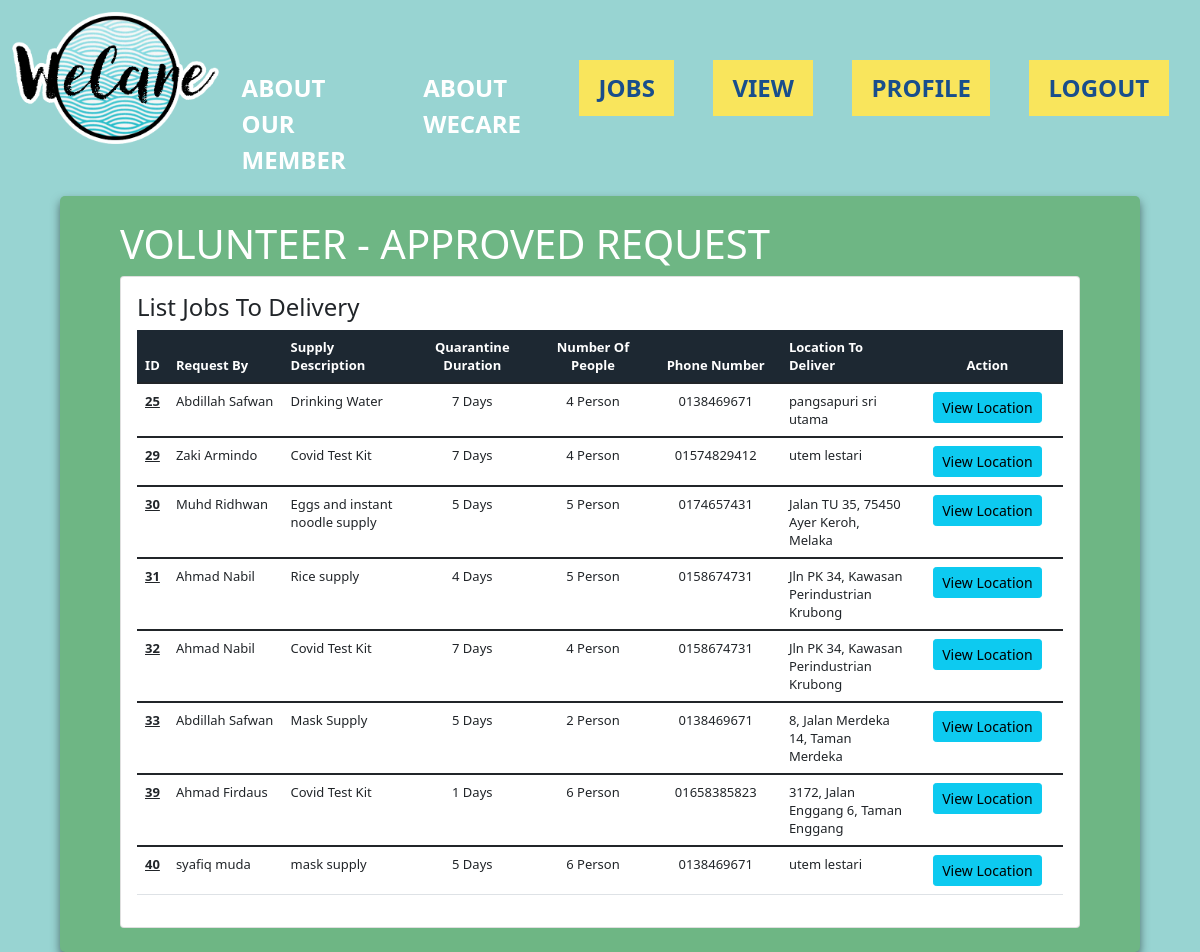
/volunteer/jobs.php (signed in), run on the app's committed database.
### tables this page shows
CREATE TABLE IF NOT EXISTS `request_supply` (
  `id` int(11) NOT NULL AUTO_INCREMENT,
  `requestName` varchar(50) DEFAULT NULL,
  `supplyDesc` varchar(50) DEFAULT NULL,
  `numPeople` varchar(50) DEFAULT NULL,
  `quarantineDuration` varchar(50) DEFAULT NULL,
  `requestBy` varchar(50) DEFAULT NULL,
  `location` varchar(50) DEFAULT NULL,
  `status` varchar(50) DEFAULT 'Pending',
  `requestPhone` varchar(50) DEFAULT NULL,
  `jobStatus` varchar(50) DEFAULT 'Pending',
  `acceptBy` varchar(50) DEFAULT 'none',
  PRIMARY KEY (`id`)
);

### volunteer/jobs.php (the view, shortened to what this page needs)
<?php
include "../sql/config.php";
?>
<!DOCTYPE html5>
<html>
    <head>
        <link rel="stylesheet" href="../css/list.css">
        <link rel="stylesheet" href="https://cdn.jsdelivr.net/npm/bootstrap@5.1.3/dist/css/bootstrap.min.css">
    </head>
    <body style="background-color: #98D4D2 ;">
        <nav>
            <a href="Volunteer-dashboard.php">
                <img src="../images/logo.png" id="logo" >
            </a>
            <div class="navButtonGroup">
                <?php
                    $sessionUserId   = $_SESSION['volunteerId'];
                ?>
                <a href="aboutUs.php" class="static">ABOUT OUR MEMBER</a>
                <a href="aboutWecare.php" class="static">ABOUT WECARE</a>
                <?php echo "<a href='jobs.php?id=".$sessionUserId."' class='highlighted'>JOBS</a>"?>
                <?php echo "<a href='viewAcceptJobs.php?id=".$sessionUserId."' class='highlighted'>VIEW</a>"?>
                <?php echo "<a href='profileVolunteer.php?id=".$sessionUserId."' class='highlighted'>PROFILE</a>"?>
                <a href="../sql/logout.php" class="highlighted">LOGOUT</a>
            </div>
        </nav>
<div class="greenFormWrap">
            <h1 style="color:white;">VOLUNTEER - APPROVED REQUEST</h1>
                    <div class="card">
                        <div class="card-body">
                            <h4 class="header-title">List Jobs To Delivery</h4>
                            <div class="tab-content">
                                <div class="tab-pane show active" id="scroll-vertical-preview alt-pagination-preview">
                                    <table id="scroll-vertical-datatable" class="table dt-responsive nowrap w-100">
                                        <thead style="background-color:#1d2832; color:white;">
                                            <tr>
                                            <th style="width: 20px; font-size:13px; text-align:center;">ID</th>
                                            <th style="width: 150px; font-size:13px; ">Request By</th>
                                            <th style="width: 170px; font-size:13px; ">Supply Description</th>
                                            <th style="width: 170px; font-size:13px; text-align:center;">Quarantine Duration</th>
                                            <th style="width: 170px; font-size:13px; text-align:center;">Number Of People</th>
                                            <th style="width: 170px; font-size:13px; text-align:center;">Phone Number</th>
                                            <th style="width: 140px; font-size:13px; ">Location To Deliver</th>
                                            <th style="width: 225px; font-size:13px; text-align:center;">Action</th>
                                            </tr>
                                        </thead>
                                        <?php
                                            $sql = "SELECT * FROM request_supply WHERE `status`='Approved' && jobStatus = 'Pending'";
                                            $result = mysqli_query( $conn, $sql);
                                            $resultCheck = mysqli_num_rows ($result);
                                            if ($resultCheck > 0){
                                                while ($row = mysqli_fetch_assoc($result)){
                                                    $id                 = $row["id"];
                                                    $supplyDesc         = $row["supplyDesc"];
                                                    $numPeople          = $row["numPeople"];
                                                    $quarantineDuration = $row["quarantineDuration"];
                                                    $requestName        = $row["requestName"];
                                                    $requestPhone       = $row["requestPhone"];
                                                    $location           = $row["location"];
                                        ?>
                                        <tbody>
                                        <tr>
                                            <td style="width: 20px; font-size:13px; text-align:center;"><a href="apps-ecommerce-orders-details.html" class="text-body fw-bold"><?=$id?></a> </td>
                                            <td style="width: 170px; font-size:13px; "><?=$requestName?></td>
                                            <td style="width: 170px; font-size:13px; "><?=$supplyDesc?></td>
                                            <td style="width: 170px; font-size:13px; text-align:center;"><?=$quarantineDuration?></td>
                                            <td style="width: 170px; font-size:13px; text-align:center;"><?=$numPeople?></td>
                                            <td style="width: 170px; font-size:13px; text-align:center;"><?=$requestPhone?></td>
                                            <td style="width: 170px; font-size:13px; "><?=$location?></td>
                                            <td style="text-align:center;">
                                                <a href="viewLocation.php?id=<?= $id ?>" class="btn btn-info btn-sm"><i class="mdi mdi-calendar-multiple-check mdi-18px" style="color: white; icon-large"></i> View Location</a>
                                            </td>
                                        </tr>
                                        </tbody>
                                        <?php
                                                }
                                            }
                                            else{
                                            }
                                        ?>
                                    </table>
                                </div>
                            </div>
                        </div>
                    </div>
        </div>
    </body>
</html>

### css/list.css (style rules this page uses)
body { background-color: #98D4D2; max-width:100%; max-height:100%; font-family: sans-serif; }
#logo { max-width: 100%; max-height: 100%; }
nav { display:flex; flex-direction: row; justify-content: space-between; margin:1%; height:20%; max-width: 100%; }
.navButtonGroup { display: flex; flex-direction: row; justify-content: flex-end; width: 100%; font-weight: bold; font-size: 1.5em; }
.navButtonGroup a { margin: 5% 2%; padding: 1% 2%; height: fit-content; }
a.static { color:white; text-decoration: none; }
a.highlighted { background-color: #F9E55C; color:#194E8C; text-decoration: none; }
.greenFormWrap { margin: 2% 5%; border-radius: 5px; box-shadow: 0px 5px 10px rgba(0,0,0,0.5); padding: 2% 5%; background-color: #6EB684; }

### data on the page
request_supply: id "25", requestName "Abdillah Safwan", supplyDesc "Drinking Water", quarantineDuration "7 Days", numPeople "4 Person", requestPhone "0138469671", location "pangsapuri sri utama"
request_supply: id "29", requestName "Zaki Armindo", supplyDesc "Covid Test Kit", quarantineDuration "7 Days", numPeople "4 Person", requestPhone "01574829412", location "utem lestari"
request_supply: id "30", requestName "Muhd Ridhwan", supplyDesc "Eggs and instant noodle supply", quarantineDuration "5 Days", numPeople "5 Person", requestPhone "0174657431", location "Jalan TU 35, 75450 Ayer Keroh, Melaka"
request_supply: id "31", requestName "Ahmad Nabil", supplyDesc "Rice supply", quarantineDuration "4 Days", numPeople "5 Person", requestPhone "0158674731", location "Jln PK 34, Kawasan Perindustrian Krubong"
request_supply: id "32", requestName "Ahmad Nabil", supplyDesc "Covid Test Kit", quarantineDuration "7 Days", numPeople "4 Person", requestPhone "0158674731", location "Jln PK 34, Kawasan Perindustrian Krubong"
request_supply: id "33", requestName "Abdillah Safwan", supplyDesc "Mask Supply", quarantineDuration "5 Days", numPeople "2 Person", requestPhone "0138469671", location "8, Jalan Merdeka 14, Taman Merdeka"
request_supply: id "39", requestName "Ahmad Firdaus", supplyDesc "Covid Test Kit", quarantineDuration "1 Days", numPeople "6 Person", requestPhone "01658385823", location "3172, Jalan Enggang 6, Taman Enggang"
request_supply: id "40", requestName "syafiq muda", supplyDesc "mask supply", quarantineDuration "5 Days", numPeople "6 Person", requestPhone "0138469671", location "utem lestari"
